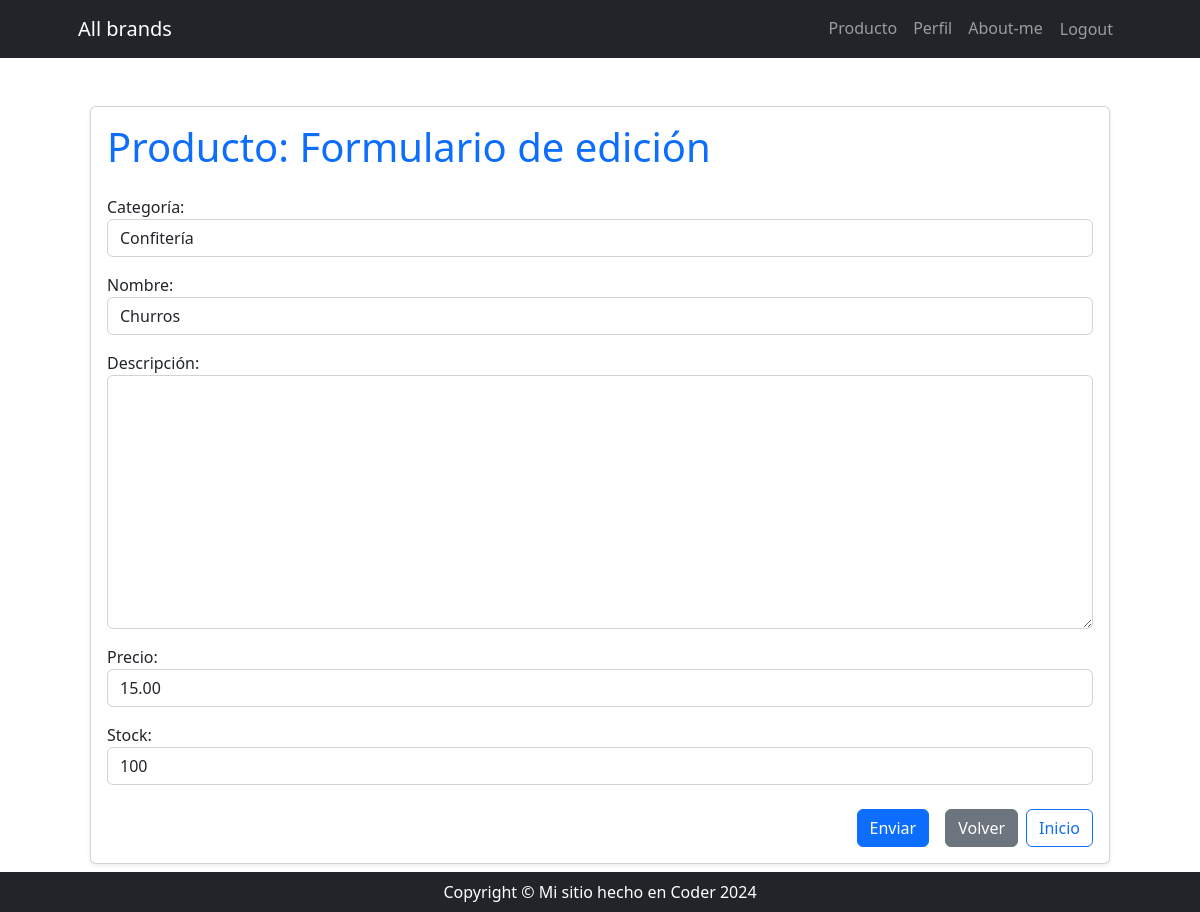
/producto/producto/update/2 (signed in), run on an earlier commit of the app's database.
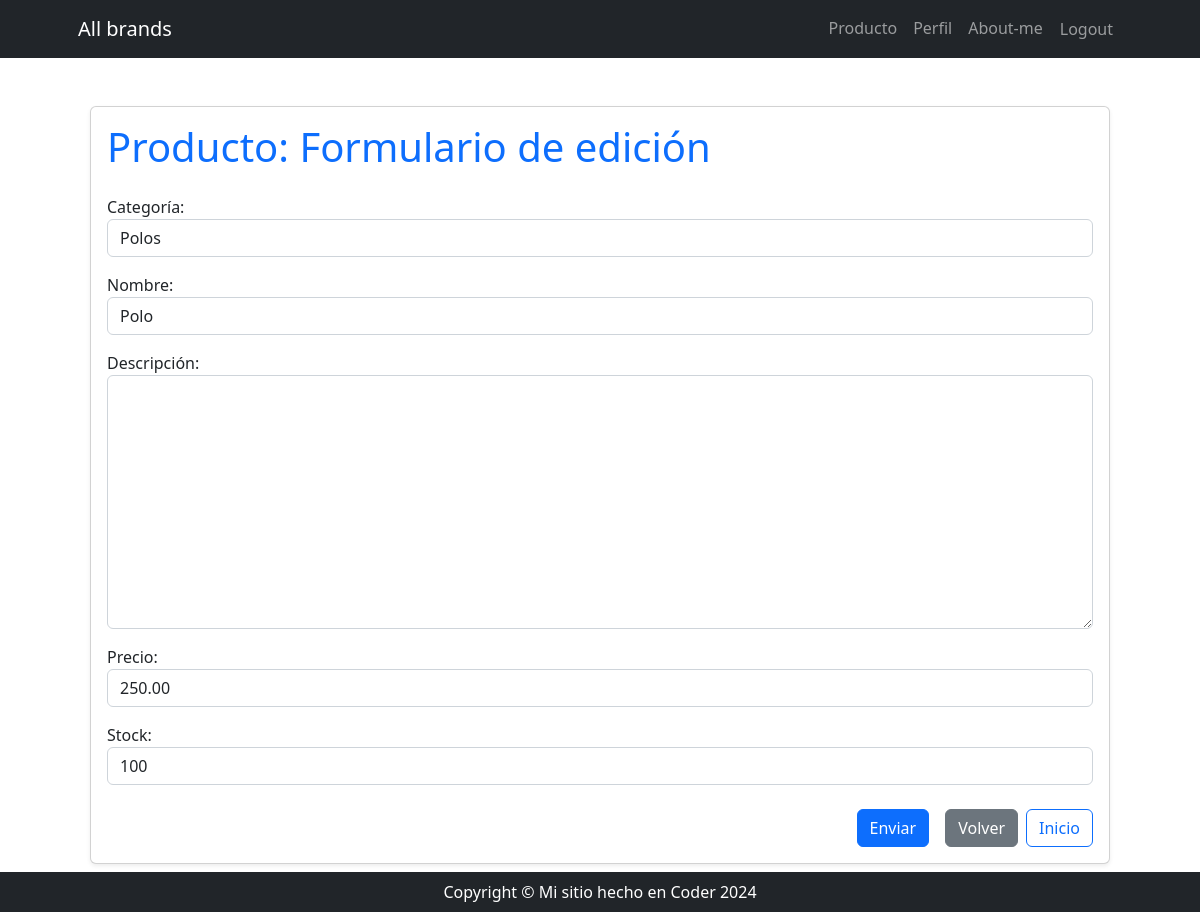
And on a later commit of the database.
### producto/models.py (models this page shows, shortened)
class Producto(models.Model):
    categoria = models.ForeignKey(
        Categoria,
        on_delete=models.SET_NULL,
        null=True,
        blank=True,
        verbose_name='categoría',
    )
    nombre = models.CharField(max_length=100, db_index=True)
    descripcion = models.TextField(blank=True, null=True, verbose_name='descripción')
    precio = models.DecimalField(max_digits=10, decimal_places=2)
    stock = models.PositiveIntegerField()
    class Meta:
        unique_together = ('categoria', 'nombre')
        verbose_name = 'Producto'
        verbose_name_plural = 'Productos'

### producto/views_models/producto.py (the view, shortened to what this page needs)
# urls.py: path('producto/update/<int:pk>', producto.ProductoUpdateView.as_view(), name='producto_update'),
class ProductoUpdateView(UpdateView):
    model = Producto
    form_class = ProductoForm
    success_url = reverse_lazy('producto:producto_list')

### producto/forms.py (shortened to what this page needs)
class ProductoForm(forms.ModelForm):
    class Meta:
        model = Producto
        fields = ['categoria', 'nombre', 'descripcion', 'precio', 'stock']

### producto/models.py (called while the page is built)
    def __str__(self):
        return self.nombre

### producto/templates/producto/producto_form.html (shortened to what this page needs)
{% extends 'core/base.html' %}
{% load widget_tweaks %}
{% block content %}
    <div class="container py-5">
        <div class="card shadow-sm">
            <div class="card-body">
                {% if form.instance.pk %}
                    <h1 class="card-title mb-4 text-primary">Producto: Formulario de edición</h1>
                {% else %}
                    <h1 class="card-title mb-4 text-primary">Producto: Formulario de creación</h1>
                {% endif %}
                <form method="post" class="needs-validation">
                    {% for field in form %}
                        <div class="mb-3">
                            {{ field.label_tag }}
                            {{ field|add_class:"form-control" }}
                        </div>
                    {% endfor %}
                    <div class="d-grid gap-2 d-md-flex justify-content-md-end mt-4">
                        <button type="submit" class="btn btn-primary me-md-2">Enviar</button>
                        <a href="{% url 'producto:producto_list' %}" class="btn btn-secondary">Volver</a>
                        <a href="{% url 'core:index' %}" class="btn btn-outline-primary">Inicio</a>
                    </div>
                </form>
            </div>
        </div>
    </div>
{% endblock content %}

What changed in the data, as far as the page shows it:
changed Producto: categoria "Confitería" → "Polos"; nombre "Churros" → "Polo"; precio "15.00" → "250.00"
